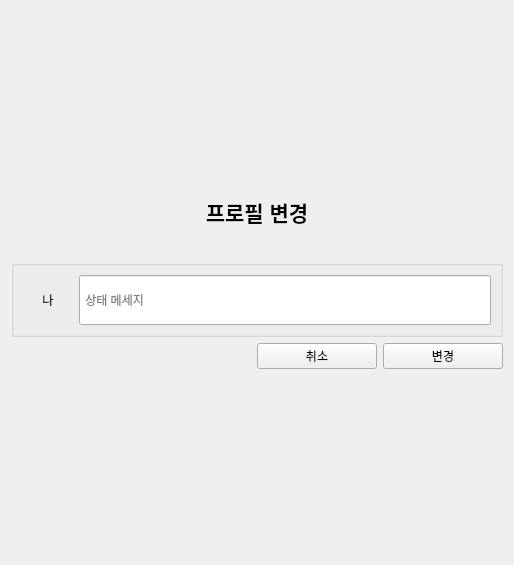
<?xml version="1.0" encoding="UTF-8"?>
<ui version="4.0">
 <class>ProfileChange</class>
 <widget class="QWidget" name="ProfileChange">
  <property name="geometry">
   <rect>
    <x>0</x>
    <y>0</y>
    <width>514</width>
    <height>565</height>
   </rect>
  </property>
  <property name="windowTitle">
   <string>Form</string>
  </property>
  <layout class="QVBoxLayout" name="verticalLayout_2">
   <item>
    <spacer name="verticalSpacer">
     <property name="orientation">
      <enum>Qt::Orientation::Vertical</enum>
     </property>
     <property name="sizeHint" stdset="0">
      <size>
       <width>20</width>
       <height>200</height>
      </size>
     </property>
    </spacer>
   </item>
   <item>
    <layout class="QVBoxLayout" name="verticalLayout">
     <item>
      <widget class="QLabel" name="titleLabel">
       <property name="text">
        <string>&lt;html&gt;&lt;head/&gt;&lt;body&gt;&lt;p align=&quot;center&quot;&gt;&lt;span style=&quot; font-size:16pt; font-weight:700;&quot;&gt;프로필 변경&lt;/span&gt;&lt;/p&gt;&lt;/body&gt;&lt;/html&gt;</string>
       </property>
      </widget>
     </item>
    </layout>
   </item>
   <item>
    <spacer name="verticalSpacer_3">
     <property name="orientation">
      <enum>Qt::Orientation::Vertical</enum>
     </property>
     <property name="sizeHint" stdset="0">
      <size>
       <width>20</width>
       <height>40</height>
      </size>
     </property>
    </spacer>
   </item>
   <item>
    <layout class="QHBoxLayout" name="horizontalLayout">
     <item>
      <widget class="QGroupBox" name="groupBox">
       <property name="title">
        <string/>
       </property>
       <layout class="QVBoxLayout" name="verticalLayout_3">
        <item>
         <layout class="QHBoxLayout" name="horizontalLayout_3">
          <item>
           <widget class="QLabel" name="meLabel">
            <property name="minimumSize">
             <size>
              <width>50</width>
              <height>0</height>
             </size>
            </property>
            <property name="text">
             <string>&lt;html&gt;&lt;head/&gt;&lt;body&gt;&lt;p align=&quot;center&quot;&gt;나&lt;/p&gt;&lt;/body&gt;&lt;/html&gt;</string>
            </property>
           </widget>
          </item>
          <item>
           <widget class="QLineEdit" name="statusEdit">
            <property name="minimumSize">
             <size>
              <width>0</width>
              <height>50</height>
             </size>
            </property>
            <property name="placeholderText">
             <string> 상태 메세지</string>
            </property>
           </widget>
          </item>
         </layout>
        </item>
       </layout>
      </widget>
     </item>
    </layout>
   </item>
   <item>
    <layout class="QHBoxLayout" name="horizontalLayout_2">
     <item>
      <spacer name="horizontalSpacer">
       <property name="orientation">
        <enum>Qt::Orientation::Horizontal</enum>
       </property>
       <property name="sizeHint" stdset="0">
        <size>
         <width>40</width>
         <height>20</height>
        </size>
       </property>
      </spacer>
     </item>
     <item>
      <widget class="QPushButton" name="cancelBtn">
       <property name="minimumSize">
        <size>
         <width>120</width>
         <height>0</height>
        </size>
       </property>
       <property name="text">
        <string>취소</string>
       </property>
      </widget>
     </item>
     <item>
      <widget class="QPushButton" name="applyBtn">
       <property name="minimumSize">
        <size>
         <width>120</width>
         <height>0</height>
        </size>
       </property>
       <property name="text">
        <string>변경</string>
       </property>
      </widget>
     </item>
    </layout>
   </item>
   <item>
    <spacer name="verticalSpacer_2">
     <property name="orientation">
      <enum>Qt::Orientation::Vertical</enum>
     </property>
     <property name="sizeHint" stdset="0">
      <size>
       <width>20</width>
       <height>200</height>
      </size>
     </property>
    </spacer>
   </item>
  </layout>
 </widget>
 <resources/>
 <connections/>
</ui>
